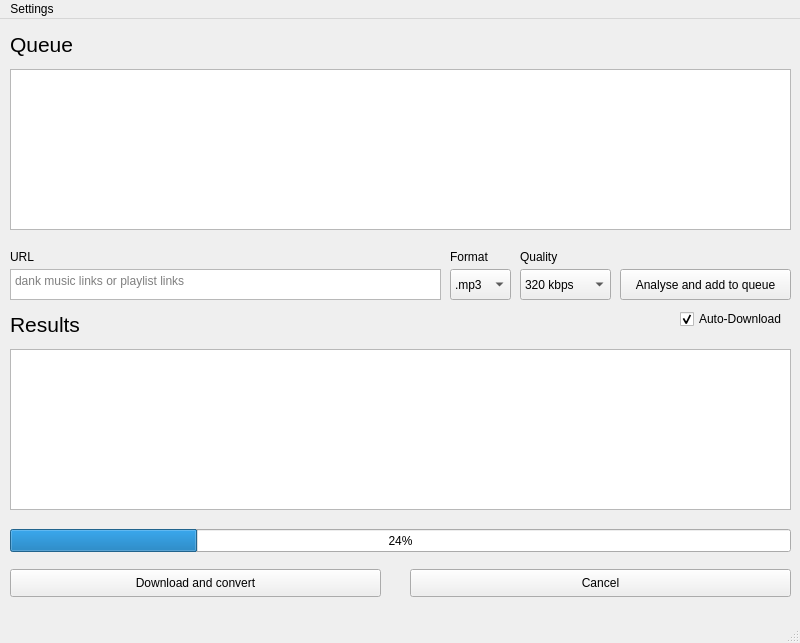
<?xml version="1.0" encoding="UTF-8"?>
<ui version="4.0">
 <class>frm_main</class>
 <widget class="QMainWindow" name="frm_main">
  <property name="geometry">
   <rect>
    <x>0</x>
    <y>0</y>
    <width>800</width>
    <height>643</height>
   </rect>
  </property>
  <property name="sizePolicy">
   <sizepolicy hsizetype="Fixed" vsizetype="Preferred">
    <horstretch>0</horstretch>
    <verstretch>0</verstretch>
   </sizepolicy>
  </property>
  <property name="windowTitle">
   <string>KaiQt</string>
  </property>
  <widget class="QWidget" name="centralwidget">
   <widget class="QTableWidget" name="tv_queue">
    <property name="geometry">
     <rect>
      <x>10</x>
      <y>50</y>
      <width>781</width>
      <height>161</height>
     </rect>
    </property>
    <attribute name="horizontalHeaderStretchLastSection">
     <bool>true</bool>
    </attribute>
    <attribute name="verticalHeaderStretchLastSection">
     <bool>false</bool>
    </attribute>
   </widget>
   <widget class="QLabel" name="label">
    <property name="geometry">
     <rect>
      <x>10</x>
      <y>10</y>
      <width>281</width>
      <height>31</height>
     </rect>
    </property>
    <property name="font">
     <font>
      <pointsize>16</pointsize>
     </font>
    </property>
    <property name="text">
     <string>Queue</string>
    </property>
   </widget>
   <widget class="QTextEdit" name="txt_edit_url">
    <property name="geometry">
     <rect>
      <x>10</x>
      <y>250</y>
      <width>431</width>
      <height>31</height>
     </rect>
    </property>
    <property name="font">
     <font>
      <pointsize>9</pointsize>
     </font>
    </property>
    <property name="placeholderText">
     <string>dank music links or playlist links</string>
    </property>
   </widget>
   <widget class="QPushButton" name="bt_analyse">
    <property name="enabled">
     <bool>true</bool>
    </property>
    <property name="geometry">
     <rect>
      <x>620</x>
      <y>250</y>
      <width>171</width>
      <height>31</height>
     </rect>
    </property>
    <property name="text">
     <string>Analyse and add to queue</string>
    </property>
   </widget>
   <widget class="QComboBox" name="cb_format">
    <property name="enabled">
     <bool>true</bool>
    </property>
    <property name="geometry">
     <rect>
      <x>450</x>
      <y>250</y>
      <width>61</width>
      <height>31</height>
     </rect>
    </property>
    <item>
     <property name="text">
      <string>.mp3</string>
     </property>
    </item>
    <item>
     <property name="text">
      <string>.flac</string>
     </property>
    </item>
   </widget>
   <widget class="QLabel" name="label_2">
    <property name="geometry">
     <rect>
      <x>10</x>
      <y>230</y>
      <width>211</width>
      <height>16</height>
     </rect>
    </property>
    <property name="text">
     <string>URL </string>
    </property>
   </widget>
   <widget class="QLabel" name="label_3">
    <property name="geometry">
     <rect>
      <x>450</x>
      <y>230</y>
      <width>61</width>
      <height>16</height>
     </rect>
    </property>
    <property name="toolTip">
     <string extracomment="Default format"/>
    </property>
    <property name="text">
     <string>Format</string>
    </property>
   </widget>
   <widget class="QTableWidget" name="tv_results">
    <property name="geometry">
     <rect>
      <x>10</x>
      <y>330</y>
      <width>781</width>
      <height>161</height>
     </rect>
    </property>
    <attribute name="horizontalHeaderStretchLastSection">
     <bool>true</bool>
    </attribute>
   </widget>
   <widget class="QLabel" name="label_4">
    <property name="geometry">
     <rect>
      <x>10</x>
      <y>290</y>
      <width>281</width>
      <height>31</height>
     </rect>
    </property>
    <property name="font">
     <font>
      <pointsize>16</pointsize>
     </font>
    </property>
    <property name="text">
     <string>Results</string>
    </property>
   </widget>
   <widget class="QPushButton" name="bt_dl_convert">
    <property name="geometry">
     <rect>
      <x>10</x>
      <y>550</y>
      <width>371</width>
      <height>28</height>
     </rect>
    </property>
    <property name="text">
     <string>Download and convert</string>
    </property>
   </widget>
   <widget class="QPushButton" name="bt_cancel">
    <property name="geometry">
     <rect>
      <x>410</x>
      <y>550</y>
      <width>381</width>
      <height>28</height>
     </rect>
    </property>
    <property name="text">
     <string>Cancel</string>
    </property>
   </widget>
   <widget class="QProgressBar" name="progressBar">
    <property name="enabled">
     <bool>true</bool>
    </property>
    <property name="geometry">
     <rect>
      <x>10</x>
      <y>510</y>
      <width>781</width>
      <height>23</height>
     </rect>
    </property>
    <property name="value">
     <number>24</number>
    </property>
    <property name="textVisible">
     <bool>true</bool>
    </property>
    <property name="invertedAppearance">
     <bool>false</bool>
    </property>
   </widget>
   <widget class="QLabel" name="lb_analyse_log">
    <property name="geometry">
     <rect>
      <x>620</x>
      <y>219</y>
      <width>171</width>
      <height>31</height>
     </rect>
    </property>
    <property name="text">
     <string/>
    </property>
   </widget>
   <widget class="QLabel" name="lb_progress">
    <property name="geometry">
     <rect>
      <x>345</x>
      <y>515</y>
      <width>100</width>
      <height>16</height>
     </rect>
    </property>
    <property name="text">
     <string/>
    </property>
    <property name="alignment">
     <set>Qt::AlignCenter</set>
    </property>
   </widget>
   <widget class="QComboBox" name="cb_quality">
    <property name="enabled">
     <bool>true</bool>
    </property>
    <property name="geometry">
     <rect>
      <x>520</x>
      <y>250</y>
      <width>91</width>
      <height>31</height>
     </rect>
    </property>
    <item>
     <property name="text">
      <string>320 kbps</string>
     </property>
    </item>
    <item>
     <property name="text">
      <string>192 kbps</string>
     </property>
    </item>
    <item>
     <property name="text">
      <string>128 kbps</string>
     </property>
    </item>
    <item>
     <property name="text">
      <string>96 kbps</string>
     </property>
    </item>
    <item>
     <property name="text">
      <string>32 kbps</string>
     </property>
    </item>
    <item>
     <property name="text">
      <string>16 kbps</string>
     </property>
    </item>
   </widget>
   <widget class="QLabel" name="label_5">
    <property name="geometry">
     <rect>
      <x>520</x>
      <y>230</y>
      <width>61</width>
      <height>16</height>
     </rect>
    </property>
    <property name="toolTip">
     <string extracomment="Default format"/>
    </property>
    <property name="text">
     <string>Quality</string>
    </property>
   </widget>
   <widget class="QCheckBox" name="check_auto_download">
    <property name="geometry">
     <rect>
      <x>680</x>
      <y>290</y>
      <width>111</width>
      <height>20</height>
     </rect>
    </property>
    <property name="text">
     <string>Auto-Download</string>
    </property>
    <property name="checked">
     <bool>true</bool>
    </property>
   </widget>
  </widget>
  <widget class="QMenuBar" name="menubar">
   <property name="geometry">
    <rect>
     <x>0</x>
     <y>0</y>
     <width>800</width>
     <height>26</height>
    </rect>
   </property>
   <widget class="QMenu" name="menuPick_download_folder">
    <property name="title">
     <string>Settings</string>
    </property>
    <addaction name="action_pick_download_location"/>
   </widget>
   <addaction name="menuPick_download_folder"/>
  </widget>
  <widget class="QStatusBar" name="statusbar"/>
  <action name="action_pick_download_location">
   <property name="text">
    <string>Pick download location</string>
   </property>
  </action>
 </widget>
 <resources/>
 <connections/>
</ui>
